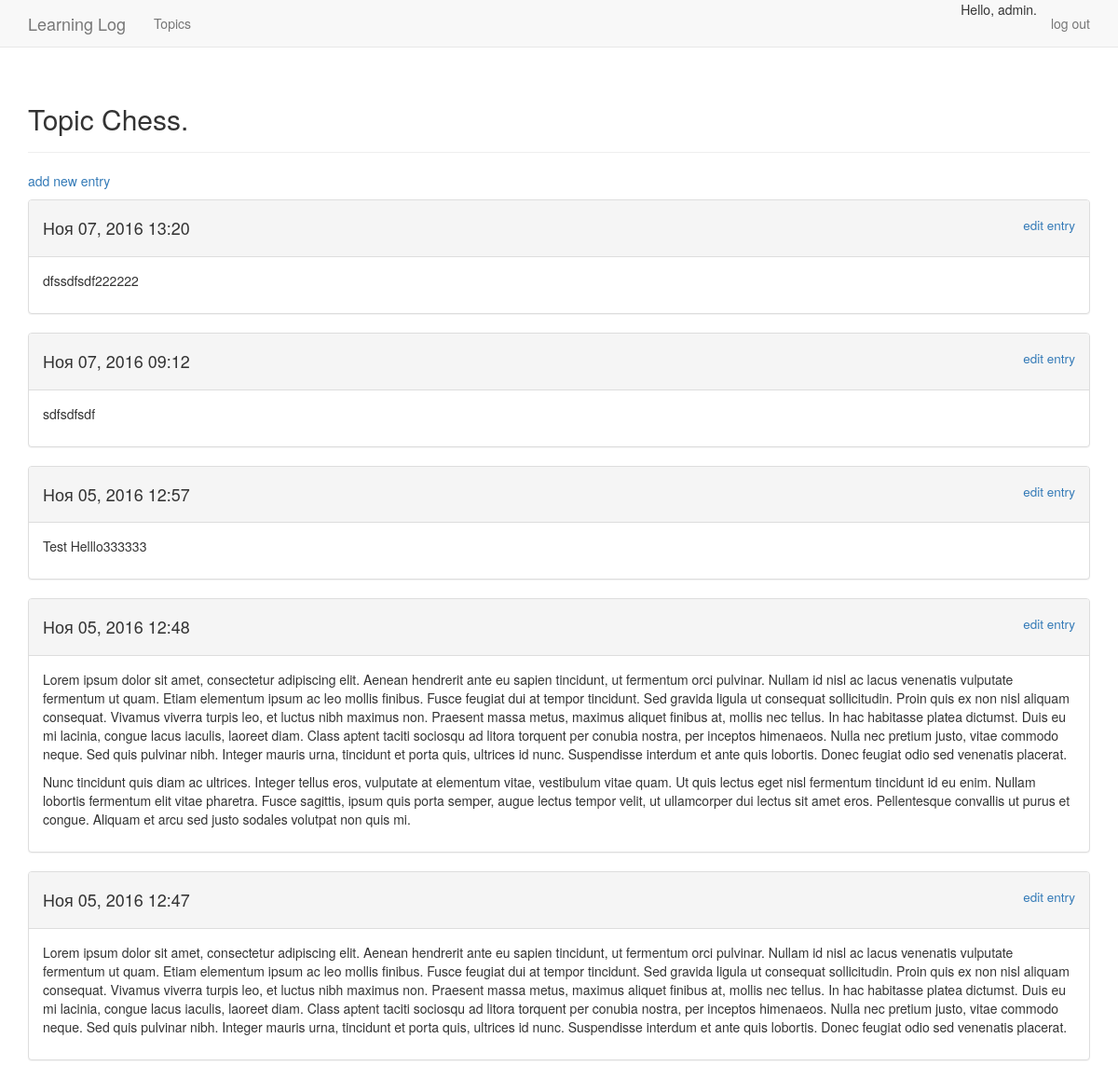
/topics/1 (signed in), run on the app's committed database.
### learning_logs/models.py (models this page shows, shortened)
class Topic(models.Model):
    text = models.CharField(max_length=200)
    date_added = models.DateTimeField(auto_now_add=True)
    owner = models.ForeignKey(User)
    def __str__(self):
        return self.text

class Entry(models.Model):
    topic = models.ForeignKey(Topic)
    text = models.TextField()
    date_added = models.DateTimeField(auto_now_add=True)
    class Meta:
        verbose_name_plural = 'entries'

### learning_logs/views.py (the view)
# urls.py: url(r'^topics/(?P<topic_id>\d+)$', views.topic, name='topic'),
@login_required
def topic(request, topic_id):
    topic = Topic.objects.get(id=topic_id)
    if topic.owner != request.user:
        raise Http404
    entries = topic.entry_set.order_by('-date_added')
    context = {'topic': topic, 'entries': entries}
    return render(request, 'learning_logs/topic.html', context)

### learning_logs/templates/learning_logs/topic.html
{% extends 'learning_logs/base.html' %}
{% load bootstrap3 %}
{% block header %}
  <h2>Topic {{ topic }}.</h2>
{% endblock header%}
{% block content %}
  <p>
    <a href="{% url 'learning_logs:new_entry' topic.id %}">add new entry</a>
  </p>
    {% for entry in entries %}
    <div class="panel panel-default">
      <div class="panel-heading">
        <h4>
          {{ entry.date_added|date:'M d, Y H:i' }}
          <small>
            <a class = "pull-right" href="{% url 'learning_logs:edit_entry' entry.id %}">edit entry</a>
          </small>
        </h4>
      </div>
      <div class="panel-body">
        {{ entry.text|linebreaks }}
      </div>
    </div>
    {% empty %}
      There are no entries for this topic yet.
    {% endfor %}
{% endblock content %}

### learning_logs/templates/learning_logs/base.html (shortened to what this page needs)
{% load bootstrap3 %}
<!DOCTYPE html>
<html lang="en">
<head>
  {% bootstrap_css %}
</head>
<body>
  <nav class="navbar navbar-default navbar-static-top">
    <div class="container">
      <div class="navbar-header">
        <a class="navbar-brand" href="{% url 'learning_logs:index' %}">Learning Log
        </a>
      </div>
      <div id="navbar" class="navbar-collapse collapse">
        <ul class="nav navbar-nav">
          <li>
            <a href="{% url 'learning_logs:topics' %}">Topics</a>
          </li>
        </ul>
        <ul class="nav navbar-nav navbar-right">
          {% if user.is_authenticated %}
            <li>Hello, {{ user.username }}.</li>
            <li><a href="{% url 'users:logout' %}">log out</a></li>
          {% else %}
            <li><a href="{% url 'users:register' %}">register</a></li>
            <li><a href="{% url 'users:login' %}">log in</a></li>
          {% endif %}
        </ul>
      </div>
    </div>
  </nav>
  <div class="container">
    <div class="page-header">
      {% block header %}{% endblock header %}
    </div>
    <div>
      {% block content %}{% endblock content %}
    </div>
  </div>
</body>
</html>

### data on the page
Topic: text "Chess"
Entry: date_added "Ноя 07, 2016 13:20", text "dfssdfsdf222222"
Entry: date_added "Ноя 07, 2016 09:12", text "sdfsdfsdf"
Entry: date_added "Ноя 05, 2016 12:57", text "Test Helllo333333"
Entry: date_added "Ноя 05, 2016 12:48", text "Lorem ipsum dolor sit amet, consectetur adipiscing elit. Aenean hendrerit ante eu sapien tincidunt, ut fermentum orci pulvinar. Nullam id nisl ac lacus venenatis vulputate fermentum ut quam. Etiam elementum ipsum ac leo mollis finibus. Fusce feugiat dui at tempor tincidunt. Sed gravida ligula ut consequat sollicitudin. Proin quis ex non nisl aliquam consequat. Vivamus viverra turpis leo, et luctus nibh maximus non. Praesent massa metus, maximus aliquet finibus at, mollis nec tellus. In hac habitasse platea dictumst. Duis eu mi lacinia, congue lacus iaculis, laoreet diam. Class aptent taciti sociosqu ad litora torquent per conubia nostra, per inceptos himenaeos. Nulla nec pretium justo,…"
Entry: date_added "Ноя 05, 2016 12:47", text "Lorem ipsum dolor sit amet, consectetur adipiscing elit. Aenean hendrerit ante eu sapien tincidunt, ut fermentum orci pulvinar. Nullam id nisl ac lacus venenatis vulputate fermentum ut quam. Etiam elementum ipsum ac leo mollis finibus. Fusce feugiat dui at tempor tincidunt. Sed gravida ligula ut consequat sollicitudin. Proin quis ex non nisl aliquam consequat. Vivamus viverra turpis leo, et luctus nibh maximus non. Praesent massa metus, maximus aliquet finibus at, mollis nec tellus. In hac habitasse platea dictumst. Duis eu mi lacinia, congue lacus iaculis, laoreet diam. Class aptent taciti sociosqu ad litora torquent per conubia nostra, per inceptos himenaeos. Nulla nec pretium justo,…"

### other printed values
{{ user.username }} "admin"
